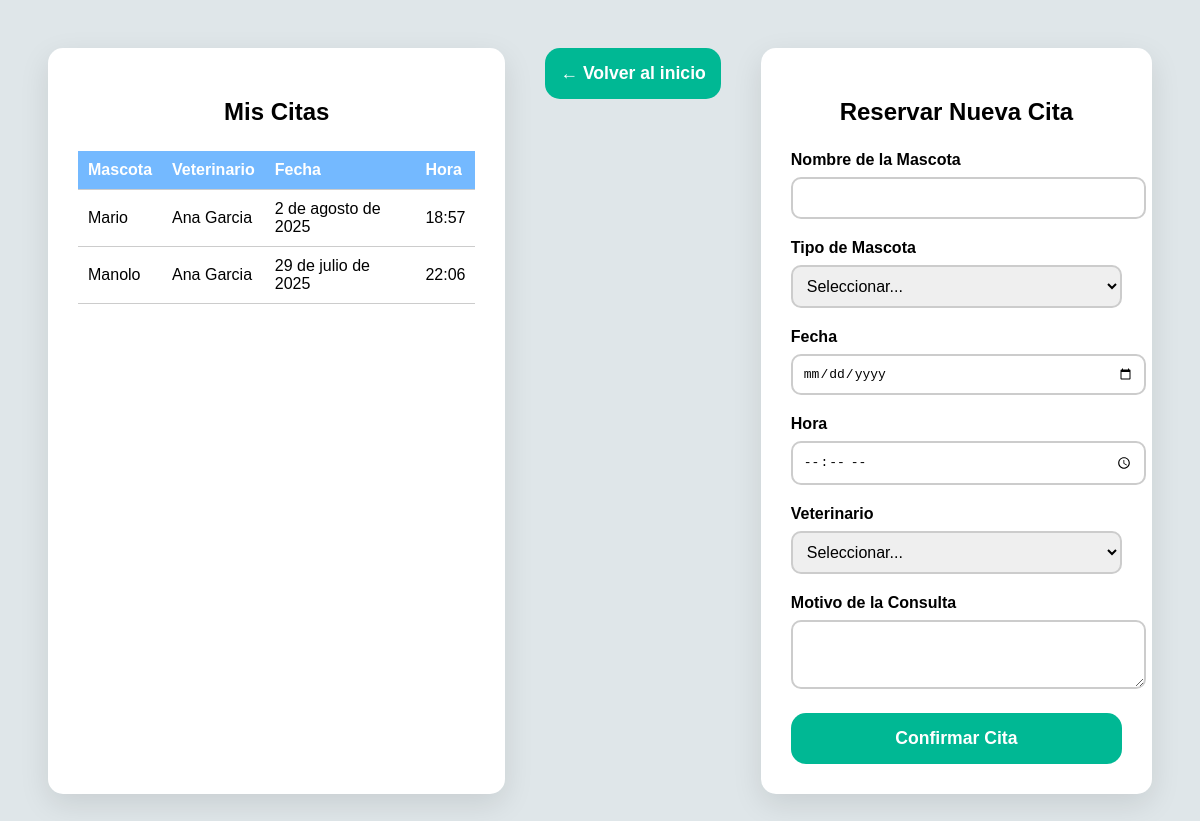
The app's page /agendar/ (signed in) with its own data.
### store/models.py (models this page shows, shortened)
class Cita(models.Model):
    propietario = models.ForeignKey(userMascota, on_delete=models.CASCADE)
    nombre_mascota = models.CharField(max_length=100)
    TIPO_MASCOTA = [
        ('Perro', 'Perro'),
        ('Gato', 'Gato'),
        ('Conejo', 'Conejo'),
        ('Ave', 'Ave'),
        ('Reptil', 'Reptil'),
        ('Otro', 'Otro'),
    ]
    tipo_mascota = models.CharField(max_length=20, choices=TIPO_MASCOTA)
    fecha = models.DateField()
    hora = models.TimeField()
    motivo = models.TextField(blank=True)
    veterinario = models.ForeignKey(Veterinario, on_delete=models.CASCADE)
    fecha_creacion = models.DateTimeField(auto_now_add=True)

class Veterinario(models.Model):
    nombre = models.CharField(max_length=100)
    especialidad = models.CharField(max_length=100)
    codigo = models.CharField(max_length=10, unique=True)  # como VET001

### store/views.py (the view, shortened to what this page needs)
# urls.py: path('agendar/', views.agendar_cita, name='agendar_cita'),
def agendar_cita(request):
    if 'usuario_id' not in request.session:
        messages.error(request, "Debes iniciar sesión para agendar una cita.")
        return redirect('login')
    propietario = userMascota.objects.get(id=request.session['usuario_id'])
    veterinarios = Veterinario.objects.all()
    citas_usuario = Cita.objects.filter(propietario=propietario).order_by('-fecha', '-hora')
    return render(request, 'citasMedicas.html', {
        'veterinarios': veterinarios,
        'citas_usuario': citas_usuario
    })

### store/templates/citasMedicas.html (shortened to what this page needs)
<!DOCTYPE html>
<html lang="es">
<head>
</head>
<body>
    <div class="grid">
        <div class="panel left">
            <h2>Mis Citas</h2>
            {% if citas_usuario %}
                <table>
                    <thead>
                        <tr>
                            <th>Mascota</th>
                            <th>Veterinario</th>
                            <th>Fecha</th>
                            <th>Hora</th>
                        </tr>
                    </thead>
                    <tbody>
                        {% for cita in citas_usuario %}
                            <tr>
                                <td>{{ cita.nombre_mascota }}</td>
                                <td>{{ cita.veterinario.nombre }}</td>
                                <td>{{ cita.fecha }}</td>
                                <td>{{ cita.hora|time:"H:i" }}</td>
                            </tr>
                        {% endfor %}
                    </tbody>
                </table>
            {% else %}
                <p style="text-align: center;">No tienes citas agendadas.</p>
            {% endif %}
        </div>
        <a href="/" class="btn-home"><button type="button" class="btn-submit">← Volver al inicio</button>
        </a>
        <div class="panel right">
            <h2>Reservar Nueva Cita</h2>
            <form method="post">
                <div class="form-group">
                    <label for="nombre_mascota">Nombre de la Mascota</label>
                    <input type="text" name="nombre_mascota" id="nombre_mascota" required>
                </div>
                <div class="form-group">
                    <label for="tipo_mascota">Tipo de Mascota</label>
                    <select name="tipo_mascota" id="tipo_mascota" required>
                        <option value="">Seleccionar...</option>
                    </select>
                </div>
                <div class="form-group">
                    <label for="fecha">Fecha</label>
                    <input type="date" name="fecha" id="fecha" required>
                </div>
                <div class="form-group">
                    <label for="hora">Hora</label>
                    <input type="time" name="hora" id="hora" required>
                </div>
                <div class="form-group">
                    <label for="veterinario">Veterinario</label>
                    <select name="veterinario" id="veterinario" required>
                        <option value="">Seleccionar...</option>
                    </select>
                </div>
                <div class="form-group">
                    <label for="motivo">Motivo de la Consulta</label>
                    <textarea name="motivo" id="motivo" rows="3"></textarea>
                </div>
                <button type="submit" class="btn-submit">Confirmar Cita</button>
            </form>
        </div>
    </div>
</body>
</html>

### store/templates/citasMedicas.html (style rules this page uses)
body { font-family: Arial, sans-serif; background: #dfe6e9; padding: 40px; }
.grid { display: flex; gap: 40px; justify-content: center; }
.panel { background: white; padding: 30px; border-radius: 15px; box-shadow: 0 10px 30px rgba(0,0,0,0.1); }
.panel h2 { text-align: center; margin-bottom: 25px; }
.form-group { margin-bottom: 20px; }
label { font-weight: bold; display: block; margin-bottom: 8px; }
input, select, textarea { width: 100%; padding: 10px; border: 2px solid #ccc; border-radius: 10px; font-size: 1em; }
.btn-submit { width: 100%; padding: 15px; font-size: 1.1em; font-weight: bold; background: #00b894; color: white; border: none; border-radius: 15px; cursor: pointer; transition: 0.3s ease; }
table { width: 100%; border-collapse: collapse; }
th, td { padding: 10px; border-bottom: 1px solid #ccc; text-align: left; }
th { background: #74b9ff; color: white; }
.left { flex: 1.2; }
.right { flex: 1; }

### records on screen
Cita: nombre_mascota "Mario", veterinario.nombre "Ana Garcia", fecha "2 de agosto de 2025", hora "18:57"
Cita: nombre_mascota "Manolo", veterinario.nombre "Ana Garcia", fecha "29 de julio de 2025", hora "22:06"
